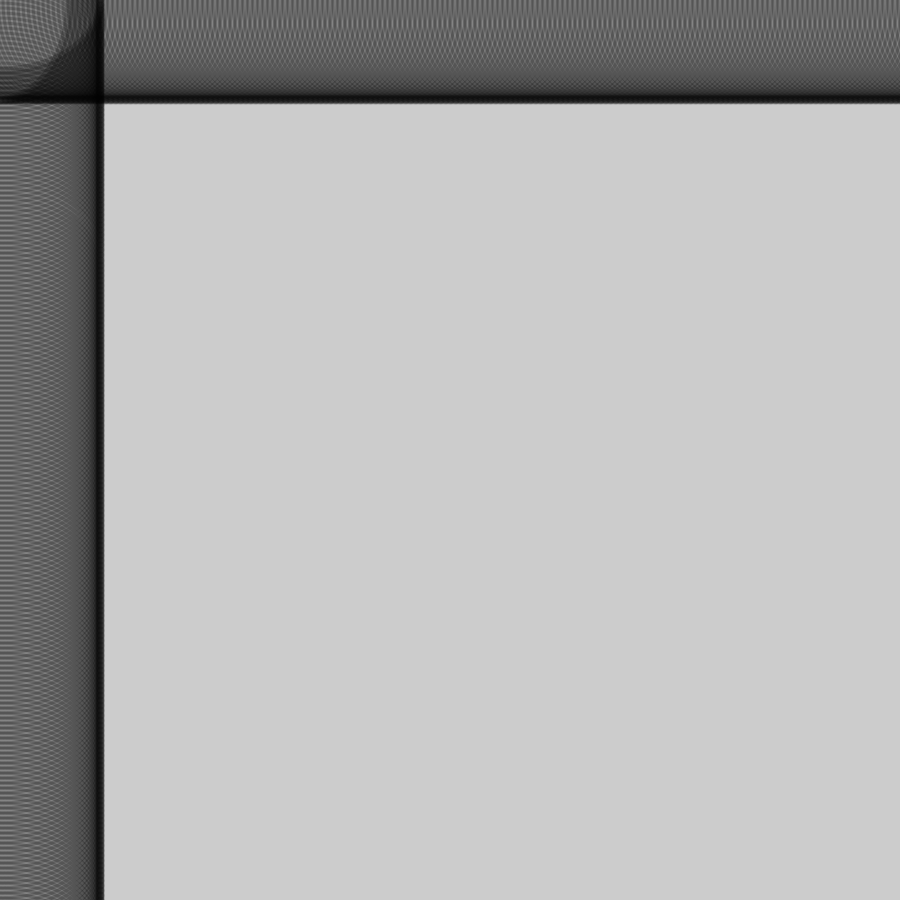
Frame 1 (no input)
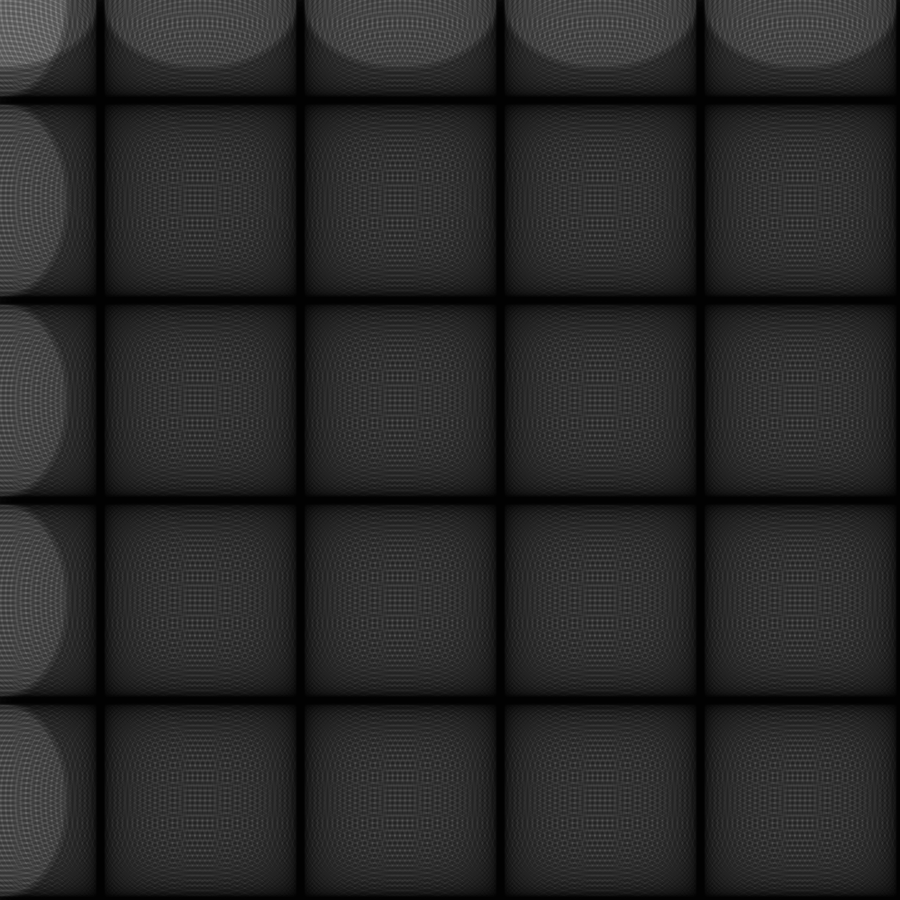
Frame 60 (the mouse pressed at the canvas centre just before this capture)
Frame 120 (the mouse held since frame 60 and released just before this capture): identical to frame 60, image omitted

The Processing sketch that drew these frames (run headless with seeded random() and noise(); from frame 60 on, the mouse is pressed at the canvas centre):

// Processing sketch: processing_25335
// ── processing_25335.pde

void setup() {
  size(900,900);
  smooth();
  stroke(0,50);
  strokeWeight(8);
}
float x = 0;
float y = 0;
void draw() {
  int space = 5;
  int count = 0;

  while (count <200) {
    noFill();
    arc (x,count*space,200,140,0,radians (180));
    count = count+1;
  }
  count = 0;
  while (count <200) {
    arc (x,count*space,200,140,radians (180),radians (360));
    count = count+1;
  }
  x = x + 200;

  count = 0;
  while (count <200) {
    noFill();
    arc (count*space,y,140,200,radians (90),radians (270));
    count = count+1;
  }

  count = 0;
  while (count <200) {
    noFill();
    arc (count*space,y,140,200,radians(270),radians(360+90));
    count = count+1;
  }
  y = y + 200;
}
